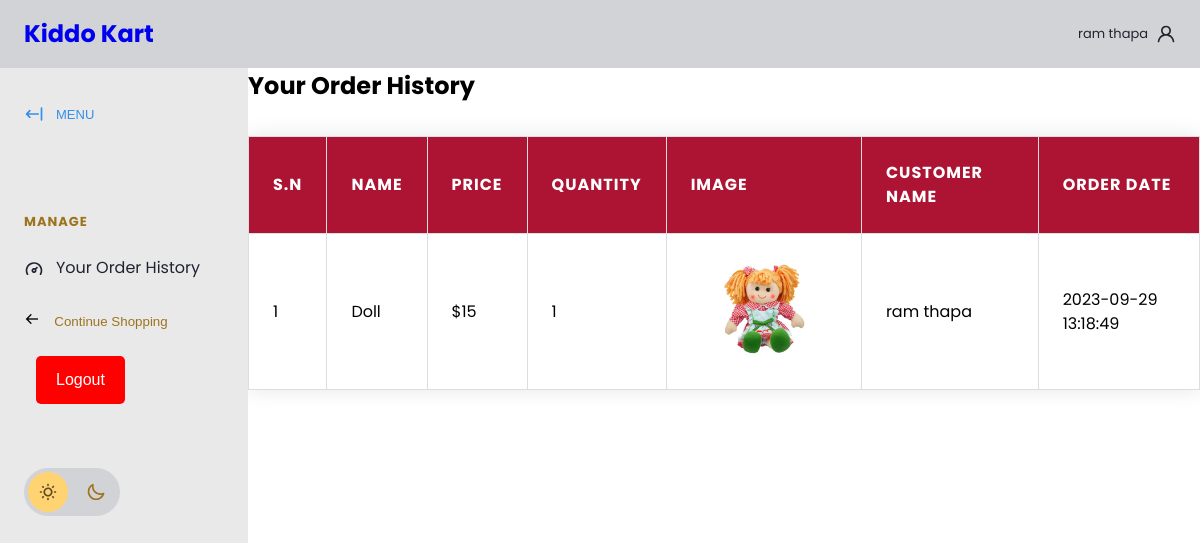
The app's page /php/UserOrders.php (signed in), older data.
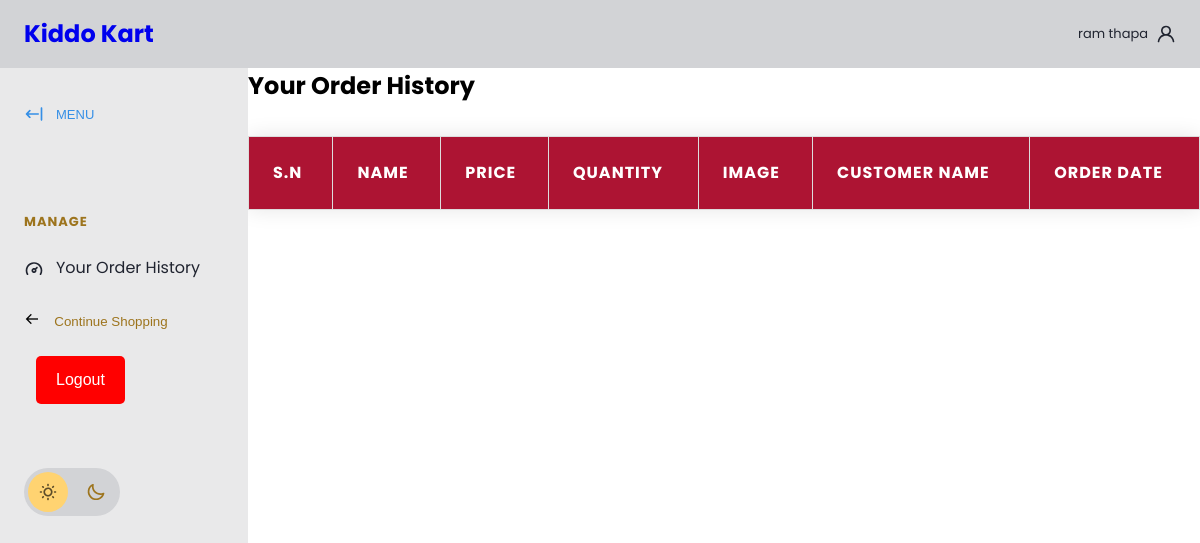
The same page, newer data.
### tables this page shows
CREATE TABLE `orders` (
  `order_id` int(11) NOT NULL,
  `product_id` int(11) DEFAULT NULL,
  `users_id` int(11) DEFAULT NULL,
  `order_quantity` int(11) NOT NULL,
  `Order_Date` timestamp NOT NULL DEFAULT current_timestamp() ON UPDATE current_timestamp()
);

CREATE TABLE `products` (
  `id` int(11) NOT NULL,
  `categories` varchar(227) NOT NULL,
  `product_name` varchar(225) DEFAULT NULL,
  `product_price` varchar(225) DEFAULT NULL,
  `product_img` varchar(225) DEFAULT NULL,
  `c_id` int(11) DEFAULT NULL,
  `descriptions` varchar(200) DEFAULT NULL
);

CREATE TABLE `users` (
  `ID` int(11) NOT NULL,
  `Username` varchar(100) DEFAULT NULL,
  `Email` varchar(100) DEFAULT NULL,
  `Password` varchar(100) DEFAULT NULL,
  `Age` int(11) DEFAULT NULL,
  `UserRole` varchar(10) NOT NULL,
  `Phone_No` varchar(200) NOT NULL
);

### php/UserOrders.php (the view, shortened to what this page needs)
<?php
include_once('connection.php');
$username = $_SESSION['username']
?>
<!DOCTYPE html>
<html lang="en">
<head>
    <link rel="stylesheet" href="https://cdn.jsdelivr.net/npm/modern-normalize@1.1.0/modern-normalize.min.css">
    <link href='https://unpkg.com/boxicons@2.1.4/css/boxicons.min.css' rel='stylesheet'>
    <link rel="stylesheet" href="app.css">
    <link rel="stylesheet" href="./product.css">
</head>
<body>
    <header id="main-header">
        <nav>
            <ul>
                <li id="main-header__logo">
                    <a href="#">
                        <h1>Kiddo Kart</h1>
                    </a>
                </li>
            </ul>
            <a href="#">
                <span><?php echo $username ?></span>
                <svg>
                    <use xlink:href="#icon-user"></use>
                </svg>
            </a>
        </nav>
    </header>
    <section id="main">
        <div id="sidebar">
            <button id="sidebar__collapse">
                <svg>
                    <use xlink:href="#icon-collapse"></use>
                </svg>
                <span>MENU</span>
            </button>
            <nav id="sidebar__nav">
            <ul>
               <li class="menu-heading"><span>Manage</span></li>
                      <li>
                        <a href="#" class="active">
                            <svg>
                                <use xlink:href="#icon-dashboard"></use>
                            </svg>
                            <span>Your Order History</span>
                        </a>
                    </li>
                    <i class='bx bx-arrow-back'></i>
                                <button  style=" border: none;
                                background-color: transparent;
                                padding: 10px; width:fit-content;"><a href="../homepage.php">Continue Shopping</a></button>
                   <form method="POST" style="background-color: #ff0000; border:none; height:3rem; padding:0px; margin-top:5px; width:fit-content;" >
              <button class="logout-button" type="logout" value="logout" name="logout">Logout</button>
            </nav>
            <div id="sidebar__theme-switcher">
                <svg id="sidebar__theme-switcher__sun">
                    <use xlink:href="#icon-sun"></use>
                </svg>
                <svg id="sidebar__theme-switcher__moon">
                    <use xlink:href="#icon-moon"></use>
                </svg>
            </div>
        </div>
        <div class="form-container">
            <h1>Your Order History</h1>
            <div class="admin-product-form-container">
                <?php
                $user_id = $_SESSION['ID'];
                            $select = "SELECT  * FROM orders c
                            INNER JOIN products p ON p.id = c.product_id
                            INNER JOIN users u ON u.ID = c.users_id Where u.ID =  $user_id";
                $stmt = mysqli_prepare($conn, $select);
                mysqli_stmt_execute($stmt);
                $result = mysqli_stmt_get_result($stmt);
                $sn = 1;
                ?>
                <div class="product-display">
                    <table class="product-display-table">
                        <thead>
                            <tr>
                                <th>S.N</th>
                                <th>Name</th>
                                <th>Price</th>
                                <th>Quantity</th>
                                <th>Image</th>
                                <th>Customer name</th>
                                <th>Order Date</th>
                            </tr>
                        </thead>
                        <?php
                        while ($row = mysqli_fetch_assoc($result)) {
                            ?>
                            <tr>
                                <td>
                                    <?php echo $sn++; ?>
                                </td>
                                <td>
                                    <?php echo $row['product_name']; ?>
                                </td>
                                <td>
                                    <?php echo "$".$row['product_price']; ?>
                                </td>
                                <td>
                                    <?php echo $row['order_quantity']; ?>
                                </td>
                                <td><img src="./upload_image/<?php echo $row['product_img']; ?>" height="100"></td>
                                <td><?php echo $row['Username'] ?></td>
                                <td>
                                <?php echo $row['Order_Date']; ?>
                                </td>
                            </tr>
                        <?php } ?>
                    </table>
                </div>
            </div>
        </div>
    </section>
</body>
</html>

Row changes from the older to the newer data that the page shows:
removed orders: product.product_name "Doll", product.product_price "15", order_quantity "1", product.product_img (picture), users.Username "ram thapa", Order_Date "2023-09-29 13:18:49"
